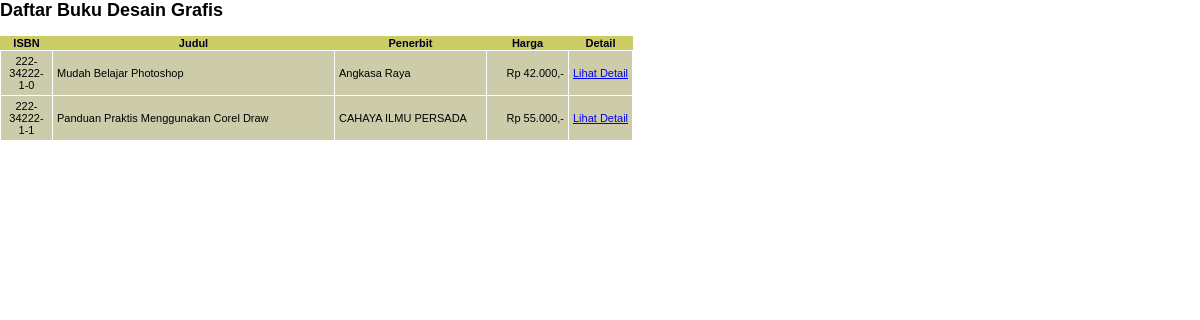
Screenshot of /daftarbuku.php?kat=2 with the database file from the repository.
### tables this page shows
CREATE TABLE `kategori` (
  `kategori_id` int(11) NOT NULL,
  `kategori_nama` varchar(255) NOT NULL
);

CREATE TABLE `buku` (
  `buku_isbn` char(13) NOT NULL,
  `buku_judul` varchar(255) NOT NULL,
  `penerbit_id` char(4) NOT NULL,
  `buku_tglterbit` date NOT NULL,
  `buku_jmlhalaman` int(11) NOT NULL,
  `buku_deskripsi` varchar(255) NOT NULL,
  `buku_harga` int(11) NOT NULL
);

CREATE TABLE `penerbit` (
  `penerbit_id` char(4) NOT NULL,
  `penerbit_nama` varchar(255) NOT NULL
);

### fungsi.php (called while the page is built, shortened)
<?php
include("dbconn.php");
function getKategori($id) {
    global $link;
    $query = "select kategori_nama from kategori where kategori_id = $id";
    $namakategori = "";
    $result = mysqli_query($link, $query);
    if ($result) {
        list($namakategori) = mysqli_fetch_array($result);
    }
    return $namakategori;
}
?>

### daftarbuku.php (the view, shortened to what this page needs)
<html>
    <head>
        <link rel="stylesheet" href="css/framelayout.css" type="text/css">
    </head>
    <body>
        <?php
            include ("dbconn.php");
            include ("fungsi.php");
            $idkategori = $_GET['kat'];
            $namakategori = getKategori($idkategori);
        ?>
        <h2>Daftar Buku <?php echo $namakategori; ?></h2>
        <?php
            $query = "select
                        a.buku_isbn,
                        a.buku_judul,
                        b.penerbit_nama,
                        a.buku_harga
                    from
                        buku a,
                        penerbit b,
                        link_buku_kategori c
                    where
                        a.penerbit_id = b.penerbit_id and
                        a.buku_isbn = c.buku_isbn and
                        c.kategori_id = $idkategori";
            $result = mysqli_query($link, $query);
            if ($result) {
                ?>
                <table class="buku table">
                    <tr>
                        <th width="50">ISBN</th>
                        <th width="280">Judul</th>
                        <th width="150">Penerbit</th>
                        <th width="80">Harga</th>
                        <th>Detail</th>
                    </tr>
                    <?php
                        while ($row = mysqli_fetch_array($result)) {
                            ?>
                            <tr>
                                <td><?php echo $row[0]; ?></td>
                                <td align="left"><?php echo $row[1]; ?></td>
                                <td align="left"><?php echo $row[2]; ?></td>
                                <td align="right">
                                    <?php
                                        echo "Rp " . number_format($row[3], 0, '', '.') . ',-';
                                    ?>
                                </td>
                                <td><a href="detailbuku.php?isbn=<?php echo $row[0]; ?>">Lihat Detail</a></td>
                            </tr>
                            <?php
                        }
                    ?>
                </table>
                <?php
            }
        ?>
    </body>
</html>

### css/framelayout.css (style rules this page uses)
body, html { margin: 0; padding: 0; color: #000; background: #fff; font: 12px Verdana, Arial, Helvetica, sans-serif; }
table.buku { text-align: center; font-family: Verdana, Geneva, Arial, Helvetica, sans-serif; font-weight: normal; font-size: 11px; color: #002; background-color: #cc6; border: 0px; border-collapse: collapse; border-spacing: 0px; }
table.buku td { background-color: #cca; color: #000; padding: 4px; border: 1px #fff solid; }

### rows the page displays
kategori: kategori_nama "Desain Grafis"
buku: buku_isbn "222-34222-1-0", buku_judul "Mudah Belajar Photoshop", penerbit.penerbit_nama "Angkasa Raya", buku_harga "42.000"
buku: buku_isbn "222-34222-1-1", buku_judul "Panduan Praktis Menggunakan Corel Draw", penerbit.penerbit_nama "CAHAYA ILMU PERSADA", buku_harga "55.000"
